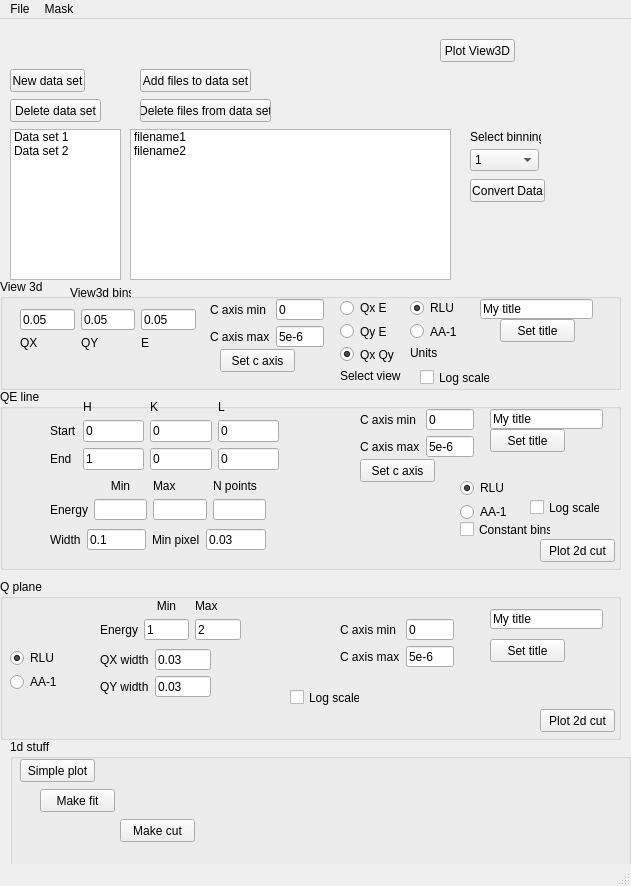
<?xml version="1.0" encoding="UTF-8"?>
<ui version="4.0">
 <class>MainWindow</class>
 <widget class="QMainWindow" name="MainWindow">
  <property name="geometry">
   <rect>
    <x>0</x>
    <y>0</y>
    <width>631</width>
    <height>886</height>
   </rect>
  </property>
  <property name="windowTitle">
   <string>MainWindow</string>
  </property>
  <widget class="QWidget" name="centralwidget">
   <widget class="QListWidget" name="listWidget">
    <property name="geometry">
     <rect>
      <x>130</x>
      <y>110</y>
      <width>321</width>
      <height>151</height>
     </rect>
    </property>
    <item>
     <property name="text">
      <string>filename1</string>
     </property>
    </item>
    <item>
     <property name="text">
      <string>filename2</string>
     </property>
    </item>
   </widget>
   <widget class="QPushButton" name="pushButton">
    <property name="geometry">
     <rect>
      <x>470</x>
      <y>160</y>
      <width>75</width>
      <height>23</height>
     </rect>
    </property>
    <property name="text">
     <string>Convert Data</string>
    </property>
   </widget>
   <widget class="QComboBox" name="comboBox">
    <property name="geometry">
     <rect>
      <x>470</x>
      <y>130</y>
      <width>69</width>
      <height>22</height>
     </rect>
    </property>
    <property name="toolTip">
     <string>Binning</string>
    </property>
    <property name="currentText">
     <string>8</string>
    </property>
    <item>
     <property name="text">
      <string>1</string>
     </property>
    </item>
    <item>
     <property name="text">
      <string>3</string>
     </property>
    </item>
    <item>
     <property name="text">
      <string>8</string>
     </property>
    </item>
   </widget>
   <widget class="QLabel" name="label">
    <property name="geometry">
     <rect>
      <x>470</x>
      <y>110</y>
      <width>71</width>
      <height>16</height>
     </rect>
    </property>
    <property name="text">
     <string>Select binning</string>
    </property>
   </widget>
   <widget class="QWidget" name="gridLayoutWidget">
    <property name="geometry">
     <rect>
      <x>20</x>
      <y>290</y>
      <width>176</width>
      <height>41</height>
     </rect>
    </property>
    <layout class="QGridLayout" name="gridLayout">
     <item row="1" column="2">
      <widget class="QLabel" name="label_4">
       <property name="text">
        <string>E</string>
       </property>
      </widget>
     </item>
     <item row="1" column="0">
      <widget class="QLabel" name="label_2">
       <property name="text">
        <string>QX</string>
       </property>
      </widget>
     </item>
     <item row="1" column="1">
      <widget class="QLabel" name="label_3">
       <property name="text">
        <string>QY</string>
       </property>
      </widget>
     </item>
     <item row="0" column="1">
      <widget class="QLineEdit" name="lineEdit_2">
       <property name="text">
        <string>0.05</string>
       </property>
      </widget>
     </item>
     <item row="0" column="0">
      <widget class="QLineEdit" name="lineEdit">
       <property name="text">
        <string>0.05</string>
       </property>
      </widget>
     </item>
     <item row="0" column="2">
      <widget class="QLineEdit" name="lineEdit_3">
       <property name="text">
        <string>0.05</string>
       </property>
      </widget>
     </item>
    </layout>
   </widget>
   <widget class="QWidget" name="gridLayoutWidget_2">
    <property name="geometry">
     <rect>
      <x>210</x>
      <y>280</y>
      <width>114</width>
      <height>48</height>
     </rect>
    </property>
    <layout class="QGridLayout" name="gridLayout_2">
     <item row="0" column="1">
      <widget class="QLineEdit" name="lineEdit_4">
       <property name="text">
        <string>0</string>
       </property>
      </widget>
     </item>
     <item row="1" column="0">
      <widget class="QLabel" name="label_6">
       <property name="text">
        <string>C axis max</string>
       </property>
      </widget>
     </item>
     <item row="1" column="1">
      <widget class="QLineEdit" name="lineEdit_5">
       <property name="text">
        <string>5e-6</string>
       </property>
      </widget>
     </item>
     <item row="0" column="0">
      <widget class="QLabel" name="label_5">
       <property name="text">
        <string>C axis min</string>
       </property>
      </widget>
     </item>
    </layout>
   </widget>
   <widget class="QWidget" name="verticalLayoutWidget">
    <property name="geometry">
     <rect>
      <x>340</x>
      <y>280</y>
      <width>61</width>
      <height>84</height>
     </rect>
    </property>
    <layout class="QVBoxLayout" name="verticalLayout">
     <item>
      <widget class="QRadioButton" name="radioButton_2">
       <property name="text">
        <string>Qx E</string>
       </property>
      </widget>
     </item>
     <item>
      <widget class="QRadioButton" name="radioButton">
       <property name="text">
        <string>Qy E</string>
       </property>
      </widget>
     </item>
     <item>
      <widget class="QRadioButton" name="radioButton_3">
       <property name="text">
        <string>Qx Qy</string>
       </property>
       <property name="checked">
        <bool>true</bool>
       </property>
      </widget>
     </item>
     <item>
      <widget class="QLabel" name="label_7">
       <property name="text">
        <string>Select view</string>
       </property>
      </widget>
     </item>
    </layout>
   </widget>
   <widget class="QLabel" name="label_8">
    <property name="geometry">
     <rect>
      <x>70</x>
      <y>260</y>
      <width>61</width>
      <height>28</height>
     </rect>
    </property>
    <property name="text">
     <string>View3d bins</string>
    </property>
   </widget>
   <widget class="QWidget" name="verticalLayoutWidget_2">
    <property name="geometry">
     <rect>
      <x>410</x>
      <y>280</y>
      <width>51</width>
      <height>61</height>
     </rect>
    </property>
    <layout class="QVBoxLayout" name="verticalLayout_2">
     <item>
      <widget class="QRadioButton" name="radioButton_5">
       <property name="text">
        <string>RLU</string>
       </property>
       <property name="checked">
        <bool>true</bool>
       </property>
      </widget>
     </item>
     <item>
      <widget class="QRadioButton" name="radioButton_4">
       <property name="text">
        <string>AA-1</string>
       </property>
      </widget>
     </item>
     <item>
      <widget class="QLabel" name="label_9">
       <property name="text">
        <string>Units</string>
       </property>
      </widget>
     </item>
    </layout>
   </widget>
   <widget class="QListWidget" name="listWidget_2">
    <property name="geometry">
     <rect>
      <x>10</x>
      <y>110</y>
      <width>111</width>
      <height>151</height>
     </rect>
    </property>
    <item>
     <property name="text">
      <string>Data set 1</string>
     </property>
    </item>
    <item>
     <property name="text">
      <string>Data set 2</string>
     </property>
    </item>
   </widget>
   <widget class="QPushButton" name="pushButton_6">
    <property name="geometry">
     <rect>
      <x>10</x>
      <y>50</y>
      <width>75</width>
      <height>23</height>
     </rect>
    </property>
    <property name="text">
     <string>New data set</string>
    </property>
   </widget>
   <widget class="QPushButton" name="pushButton_7">
    <property name="geometry">
     <rect>
      <x>10</x>
      <y>80</y>
      <width>91</width>
      <height>23</height>
     </rect>
    </property>
    <property name="text">
     <string>Delete data set</string>
    </property>
   </widget>
   <widget class="QPushButton" name="pushButton_10">
    <property name="geometry">
     <rect>
      <x>140</x>
      <y>50</y>
      <width>111</width>
      <height>23</height>
     </rect>
    </property>
    <property name="text">
     <string>Add files to data set</string>
    </property>
   </widget>
   <widget class="QPushButton" name="pushButton_11">
    <property name="geometry">
     <rect>
      <x>140</x>
      <y>80</y>
      <width>131</width>
      <height>23</height>
     </rect>
    </property>
    <property name="text">
     <string>Delete files from data set</string>
    </property>
   </widget>
   <widget class="QLineEdit" name="lineEdit_6">
    <property name="geometry">
     <rect>
      <x>480</x>
      <y>280</y>
      <width>113</width>
      <height>20</height>
     </rect>
    </property>
    <property name="text">
     <string>My title</string>
    </property>
   </widget>
   <widget class="QGroupBox" name="groupBox">
    <property name="geometry">
     <rect>
      <x>0</x>
      <y>260</y>
      <width>621</width>
      <height>111</height>
     </rect>
    </property>
    <property name="title">
     <string>View 3d</string>
    </property>
    <widget class="QCheckBox" name="checkBox_3">
     <property name="geometry">
      <rect>
       <x>420</x>
       <y>90</y>
       <width>70</width>
       <height>17</height>
      </rect>
     </property>
     <property name="text">
      <string>Log scale</string>
     </property>
    </widget>
    <widget class="QPushButton" name="pushButton_12">
     <property name="geometry">
      <rect>
       <x>500</x>
       <y>40</y>
       <width>75</width>
       <height>23</height>
      </rect>
     </property>
     <property name="text">
      <string>Set title</string>
     </property>
    </widget>
    <widget class="QPushButton" name="pushButton_3">
     <property name="geometry">
      <rect>
       <x>220</x>
       <y>70</y>
       <width>75</width>
       <height>23</height>
      </rect>
     </property>
     <property name="text">
      <string>Set c axis</string>
     </property>
    </widget>
   </widget>
   <widget class="QGroupBox" name="groupBox_2">
    <property name="geometry">
     <rect>
      <x>0</x>
      <y>370</y>
      <width>621</width>
      <height>181</height>
     </rect>
    </property>
    <property name="title">
     <string>QE line</string>
    </property>
    <widget class="QPushButton" name="pushButton_4">
     <property name="geometry">
      <rect>
       <x>540</x>
       <y>150</y>
       <width>75</width>
       <height>23</height>
      </rect>
     </property>
     <property name="text">
      <string>Plot 2d cut</string>
     </property>
    </widget>
    <widget class="QWidget" name="verticalLayoutWidget_4">
     <property name="geometry">
      <rect>
       <x>460</x>
       <y>90</y>
       <width>61</width>
       <height>42</height>
      </rect>
     </property>
     <layout class="QVBoxLayout" name="verticalLayout_4">
      <item>
       <widget class="QRadioButton" name="radioButton_9">
        <property name="enabled">
         <bool>true</bool>
        </property>
        <property name="text">
         <string>RLU</string>
        </property>
        <property name="checked">
         <bool>true</bool>
        </property>
       </widget>
      </item>
      <item>
       <widget class="QRadioButton" name="radioButton_8">
        <property name="text">
         <string>AA-1</string>
        </property>
       </widget>
      </item>
     </layout>
    </widget>
    <widget class="QCheckBox" name="checkBox">
     <property name="geometry">
      <rect>
       <x>460</x>
       <y>130</y>
       <width>91</width>
       <height>21</height>
      </rect>
     </property>
     <property name="text">
      <string>Constant bins</string>
     </property>
    </widget>
    <widget class="QWidget" name="gridLayoutWidget_5">
     <property name="geometry">
      <rect>
       <x>360</x>
       <y>20</y>
       <width>114</width>
       <height>48</height>
      </rect>
     </property>
     <layout class="QGridLayout" name="gridLayout_5">
      <item row="0" column="1">
       <widget class="QLineEdit" name="lineEdit_30">
        <property name="text">
         <string>0</string>
        </property>
       </widget>
      </item>
      <item row="1" column="0">
       <widget class="QLabel" name="label_22">
        <property name="text">
         <string>C axis max</string>
        </property>
       </widget>
      </item>
      <item row="1" column="1">
       <widget class="QLineEdit" name="lineEdit_31">
        <property name="text">
         <string>5e-6</string>
        </property>
       </widget>
      </item>
      <item row="0" column="0">
       <widget class="QLabel" name="label_23">
        <property name="text">
         <string>C axis min</string>
        </property>
       </widget>
      </item>
     </layout>
    </widget>
    <widget class="QPushButton" name="pushButton_15">
     <property name="geometry">
      <rect>
       <x>360</x>
       <y>70</y>
       <width>75</width>
       <height>23</height>
      </rect>
     </property>
     <property name="text">
      <string>Set c axis</string>
     </property>
    </widget>
    <widget class="QLineEdit" name="lineEdit_32">
     <property name="geometry">
      <rect>
       <x>490</x>
       <y>20</y>
       <width>113</width>
       <height>20</height>
      </rect>
     </property>
     <property name="text">
      <string>My title</string>
     </property>
    </widget>
    <widget class="QPushButton" name="pushButton_16">
     <property name="geometry">
      <rect>
       <x>490</x>
       <y>40</y>
       <width>75</width>
       <height>23</height>
      </rect>
     </property>
     <property name="text">
      <string>Set title</string>
     </property>
    </widget>
    <widget class="QWidget" name="gridLayoutWidget_4">
     <property name="geometry">
      <rect>
       <x>50</x>
       <y>10</y>
       <width>229</width>
       <height>71</height>
      </rect>
     </property>
     <layout class="QGridLayout" name="gridLayout_4">
      <item row="1" column="0">
       <widget class="QLabel" name="label_20">
        <property name="text">
         <string>Start</string>
        </property>
       </widget>
      </item>
      <item row="3" column="0">
       <widget class="QLabel" name="label_21">
        <property name="text">
         <string>End</string>
        </property>
       </widget>
      </item>
      <item row="1" column="1">
       <widget class="QLineEdit" name="lineEdit_20">
        <property name="text">
         <string>0</string>
        </property>
       </widget>
      </item>
      <item row="1" column="2">
       <widget class="QLineEdit" name="lineEdit_19">
        <property name="text">
         <string>0</string>
        </property>
       </widget>
      </item>
      <item row="1" column="3">
       <widget class="QLineEdit" name="lineEdit_21">
        <property name="text">
         <string>0</string>
        </property>
       </widget>
      </item>
      <item row="0" column="1">
       <widget class="QLabel" name="label_18">
        <property name="text">
         <string>H</string>
        </property>
       </widget>
      </item>
      <item row="0" column="2">
       <widget class="QLabel" name="label_19">
        <property name="text">
         <string>K</string>
        </property>
       </widget>
      </item>
      <item row="0" column="3">
       <widget class="QLabel" name="label_17">
        <property name="text">
         <string>L</string>
        </property>
       </widget>
      </item>
      <item row="3" column="1">
       <widget class="QLineEdit" name="lineEdit_22">
        <property name="text">
         <string>1</string>
        </property>
       </widget>
      </item>
      <item row="3" column="2">
       <widget class="QLineEdit" name="lineEdit_23">
        <property name="text">
         <string>0</string>
        </property>
       </widget>
      </item>
      <item row="3" column="3">
       <widget class="QLineEdit" name="lineEdit_24">
        <property name="text">
         <string>0</string>
        </property>
       </widget>
      </item>
     </layout>
    </widget>
    <widget class="QWidget" name="gridLayoutWidget_8">
     <property name="geometry">
      <rect>
       <x>50</x>
       <y>90</y>
       <width>216</width>
       <height>41</height>
      </rect>
     </property>
     <layout class="QGridLayout" name="gridLayout_8">
      <item row="1" column="0">
       <widget class="QLabel" name="label_31">
        <property name="text">
         <string>Energy</string>
        </property>
       </widget>
      </item>
      <item row="1" column="1">
       <widget class="QLineEdit" name="lineEdit_25"/>
      </item>
      <item row="1" column="3">
       <widget class="QLineEdit" name="lineEdit_27"/>
      </item>
      <item row="1" column="2">
       <widget class="QLineEdit" name="lineEdit_26"/>
      </item>
      <item row="0" column="1">
       <widget class="QLabel" name="label_32">
        <property name="text">
         <string>Min</string>
        </property>
        <property name="alignment">
         <set>Qt::AlignCenter</set>
        </property>
       </widget>
      </item>
      <item row="0" column="2">
       <widget class="QLabel" name="label_33">
        <property name="text">
         <string>Max</string>
        </property>
       </widget>
      </item>
      <item row="0" column="3">
       <widget class="QLabel" name="label_34">
        <property name="text">
         <string>N points</string>
        </property>
       </widget>
      </item>
     </layout>
    </widget>
    <widget class="QWidget" name="gridLayoutWidget_9">
     <property name="geometry">
      <rect>
       <x>50</x>
       <y>140</y>
       <width>216</width>
       <height>21</height>
      </rect>
     </property>
     <layout class="QGridLayout" name="gridLayout_9">
      <item row="0" column="0">
       <widget class="QLabel" name="label_36">
        <property name="text">
         <string>Width</string>
        </property>
       </widget>
      </item>
      <item row="0" column="1">
       <widget class="QLineEdit" name="lineEdit_28">
        <property name="text">
         <string>0.1</string>
        </property>
       </widget>
      </item>
      <item row="0" column="3">
       <widget class="QLineEdit" name="lineEdit_29">
        <property name="text">
         <string>0.03</string>
        </property>
       </widget>
      </item>
      <item row="0" column="2">
       <widget class="QLabel" name="label_37">
        <property name="text">
         <string>Min pixel</string>
        </property>
       </widget>
      </item>
     </layout>
    </widget>
    <widget class="QCheckBox" name="checkBox_4">
     <property name="geometry">
      <rect>
       <x>530</x>
       <y>110</y>
       <width>70</width>
       <height>17</height>
      </rect>
     </property>
     <property name="text">
      <string>Log scale</string>
     </property>
    </widget>
   </widget>
   <widget class="QGroupBox" name="groupBox_3">
    <property name="geometry">
     <rect>
      <x>10</x>
      <y>720</y>
      <width>621</width>
      <height>131</height>
     </rect>
    </property>
    <property name="title">
     <string>1d stuff</string>
    </property>
    <widget class="QPushButton" name="pushButton_13">
     <property name="geometry">
      <rect>
       <x>10</x>
       <y>20</y>
       <width>75</width>
       <height>23</height>
      </rect>
     </property>
     <property name="text">
      <string>Simple plot</string>
     </property>
    </widget>
    <widget class="QPushButton" name="pushButton_14">
     <property name="geometry">
      <rect>
       <x>110</x>
       <y>80</y>
       <width>75</width>
       <height>23</height>
      </rect>
     </property>
     <property name="text">
      <string>Make cut</string>
     </property>
    </widget>
    <widget class="QPushButton" name="pushButton_5">
     <property name="geometry">
      <rect>
       <x>30</x>
       <y>50</y>
       <width>75</width>
       <height>23</height>
      </rect>
     </property>
     <property name="text">
      <string>Make fit</string>
     </property>
    </widget>
   </widget>
   <widget class="QGroupBox" name="groupBox_5">
    <property name="geometry">
     <rect>
      <x>0</x>
      <y>560</y>
      <width>621</width>
      <height>161</height>
     </rect>
    </property>
    <property name="title">
     <string>Q plane</string>
    </property>
    <widget class="QWidget" name="verticalLayoutWidget_6">
     <property name="geometry">
      <rect>
       <x>10</x>
       <y>70</y>
       <width>61</width>
       <height>42</height>
      </rect>
     </property>
     <layout class="QVBoxLayout" name="verticalLayout_6">
      <item>
       <widget class="QRadioButton" name="radioButton_12">
        <property name="enabled">
         <bool>true</bool>
        </property>
        <property name="text">
         <string>RLU</string>
        </property>
        <property name="checked">
         <bool>true</bool>
        </property>
       </widget>
      </item>
      <item>
       <widget class="QRadioButton" name="radioButton_13">
        <property name="text">
         <string>AA-1</string>
        </property>
       </widget>
      </item>
     </layout>
    </widget>
    <widget class="QWidget" name="gridLayoutWidget_10">
     <property name="geometry">
      <rect>
       <x>100</x>
       <y>20</y>
       <width>141</width>
       <height>41</height>
      </rect>
     </property>
     <layout class="QGridLayout" name="gridLayout_10">
      <item row="1" column="0">
       <widget class="QLabel" name="label_35">
        <property name="text">
         <string>Energy</string>
        </property>
       </widget>
      </item>
      <item row="1" column="1">
       <widget class="QLineEdit" name="lineEdit_47">
        <property name="text">
         <string>1</string>
        </property>
       </widget>
      </item>
      <item row="1" column="2">
       <widget class="QLineEdit" name="lineEdit_49">
        <property name="text">
         <string>2</string>
        </property>
       </widget>
      </item>
      <item row="0" column="1">
       <widget class="QLabel" name="label_38">
        <property name="text">
         <string>Min</string>
        </property>
        <property name="alignment">
         <set>Qt::AlignCenter</set>
        </property>
       </widget>
      </item>
      <item row="0" column="2">
       <widget class="QLabel" name="label_39">
        <property name="text">
         <string>Max</string>
        </property>
       </widget>
      </item>
     </layout>
    </widget>
    <widget class="QWidget" name="gridLayoutWidget_11">
     <property name="geometry">
      <rect>
       <x>100</x>
       <y>70</y>
       <width>111</width>
       <height>48</height>
      </rect>
     </property>
     <layout class="QGridLayout" name="gridLayout_11">
      <item row="0" column="0">
       <widget class="QLabel" name="label_41">
        <property name="text">
         <string>QX width</string>
        </property>
       </widget>
      </item>
      <item row="0" column="1">
       <widget class="QLineEdit" name="lineEdit_50">
        <property name="text">
         <string>0.03</string>
        </property>
       </widget>
      </item>
      <item row="1" column="0">
       <widget class="QLabel" name="label_42">
        <property name="text">
         <string>QY width</string>
        </property>
       </widget>
      </item>
      <item row="1" column="1">
       <widget class="QLineEdit" name="lineEdit_51">
        <property name="text">
         <string>0.03</string>
        </property>
       </widget>
      </item>
     </layout>
    </widget>
    <widget class="QWidget" name="gridLayoutWidget_12">
     <property name="geometry">
      <rect>
       <x>340</x>
       <y>40</y>
       <width>114</width>
       <height>48</height>
      </rect>
     </property>
     <layout class="QGridLayout" name="gridLayout_12">
      <item row="0" column="1">
       <widget class="QLineEdit" name="lineEdit_48">
        <property name="text">
         <string>0</string>
        </property>
       </widget>
      </item>
      <item row="1" column="0">
       <widget class="QLabel" name="label_40">
        <property name="text">
         <string>C axis max</string>
        </property>
       </widget>
      </item>
      <item row="1" column="1">
       <widget class="QLineEdit" name="lineEdit_52">
        <property name="text">
         <string>5e-6</string>
        </property>
       </widget>
      </item>
      <item row="0" column="0">
       <widget class="QLabel" name="label_43">
        <property name="text">
         <string>C axis min</string>
        </property>
       </widget>
      </item>
     </layout>
    </widget>
    <widget class="QPushButton" name="pushButton_20">
     <property name="geometry">
      <rect>
       <x>490</x>
       <y>60</y>
       <width>75</width>
       <height>23</height>
      </rect>
     </property>
     <property name="text">
      <string>Set title</string>
     </property>
    </widget>
    <widget class="QLineEdit" name="lineEdit_53">
     <property name="geometry">
      <rect>
       <x>490</x>
       <y>30</y>
       <width>113</width>
       <height>20</height>
      </rect>
     </property>
     <property name="text">
      <string>My title</string>
     </property>
    </widget>
    <widget class="QCheckBox" name="checkBox_5">
     <property name="geometry">
      <rect>
       <x>290</x>
       <y>110</y>
       <width>70</width>
       <height>17</height>
      </rect>
     </property>
     <property name="text">
      <string>Log scale</string>
     </property>
    </widget>
    <widget class="QPushButton" name="pushButton_21">
     <property name="geometry">
      <rect>
       <x>540</x>
       <y>130</y>
       <width>75</width>
       <height>23</height>
      </rect>
     </property>
     <property name="text">
      <string>Plot 2d cut</string>
     </property>
    </widget>
   </widget>
   <widget class="QPushButton" name="View3D_plot_button">
    <property name="geometry">
     <rect>
      <x>440</x>
      <y>20</y>
      <width>75</width>
      <height>23</height>
     </rect>
    </property>
    <property name="text">
     <string>Plot View3D</string>
    </property>
   </widget>
   <zorder>groupBox_3</zorder>
   <zorder>groupBox_5</zorder>
   <zorder>groupBox_2</zorder>
   <zorder>groupBox</zorder>
   <zorder>listWidget</zorder>
   <zorder>pushButton</zorder>
   <zorder>comboBox</zorder>
   <zorder>label</zorder>
   <zorder>gridLayoutWidget</zorder>
   <zorder>gridLayoutWidget_2</zorder>
   <zorder>verticalLayoutWidget</zorder>
   <zorder>label_8</zorder>
   <zorder>verticalLayoutWidget_2</zorder>
   <zorder>listWidget_2</zorder>
   <zorder>pushButton_6</zorder>
   <zorder>pushButton_7</zorder>
   <zorder>pushButton_10</zorder>
   <zorder>pushButton_11</zorder>
   <zorder>lineEdit_6</zorder>
   <zorder>View3D_plot_button</zorder>
  </widget>
  <widget class="QMenuBar" name="menubar">
   <property name="geometry">
    <rect>
     <x>0</x>
     <y>0</y>
     <width>631</width>
     <height>21</height>
    </rect>
   </property>
   <widget class="QMenu" name="menuFile">
    <property name="title">
     <string>File</string>
    </property>
    <addaction name="actionOpen"/>
    <addaction name="actionGenerate_View3d_script"/>
   </widget>
   <widget class="QMenu" name="menuMask">
    <property name="title">
     <string>Mask</string>
    </property>
    <addaction name="actionOpen_mask_gui"/>
    <addaction name="actionLoad_mask"/>
   </widget>
   <addaction name="menuFile"/>
   <addaction name="menuMask"/>
  </widget>
  <widget class="QStatusBar" name="statusbar"/>
  <action name="actionOpen">
   <property name="text">
    <string>Open</string>
   </property>
  </action>
  <action name="actionOpen_mask_gui">
   <property name="text">
    <string>Open mask gui</string>
   </property>
  </action>
  <action name="actionLoad_mask">
   <property name="text">
    <string>Load mask</string>
   </property>
  </action>
  <action name="actionGenerate_View3d_script">
   <property name="text">
    <string>Generate View3d script</string>
   </property>
  </action>
 </widget>
 <resources/>
 <connections/>
</ui>
